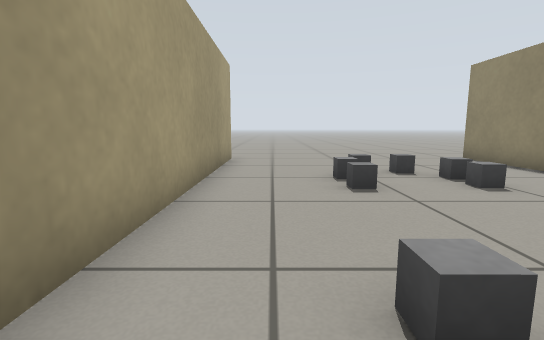
view 1 (above)

16 first-person views from a walk through a Gazebo world. The camera is 0.5 m above the floor, tilts 8° down and sees 85° across. The floor is counted in squares, 0.5 m on a side. Each view is taken from the middle of a square. On the plan, view 1 faces up. The plan holds only what a view shows up to about 12 squares ahead; the rest is blank. Gazebo's built-in surfaces are drawn with simple patterns. Simple shapes stand in for some stock models. Surface patterns are stand-ins for the level's own textures.

view 2
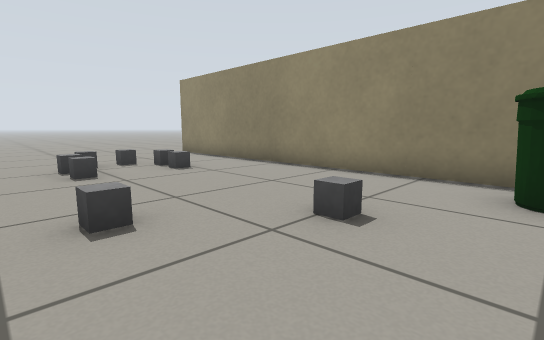

view 3
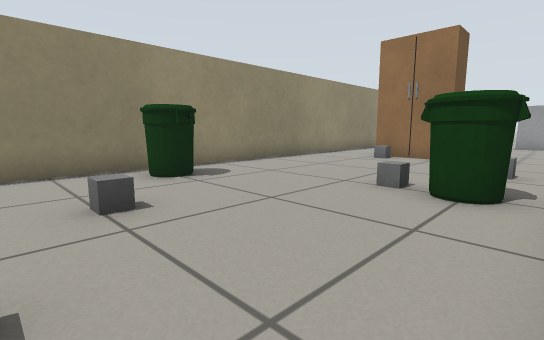

view 4
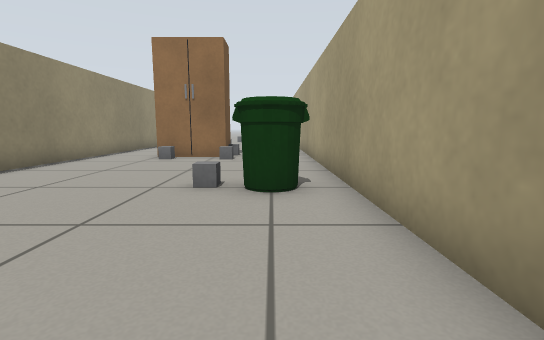

view 5
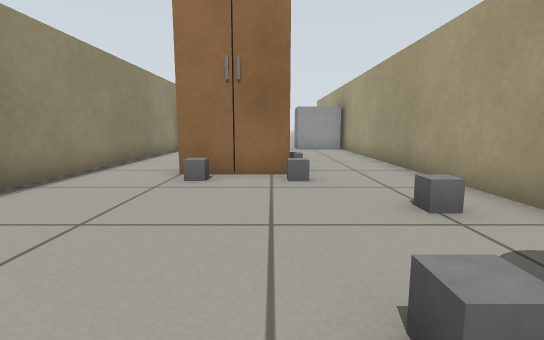

view 6
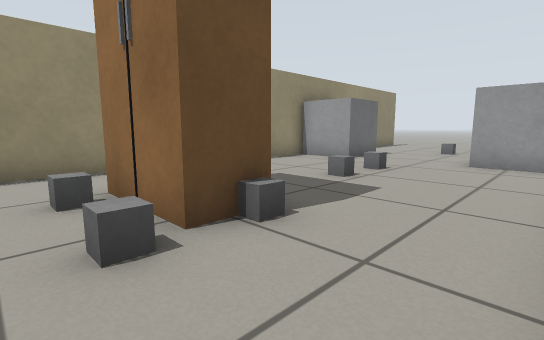

view 7
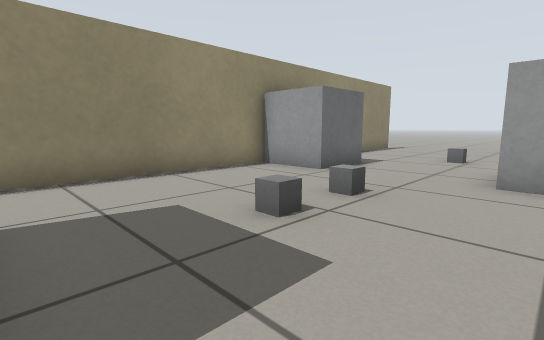

view 8
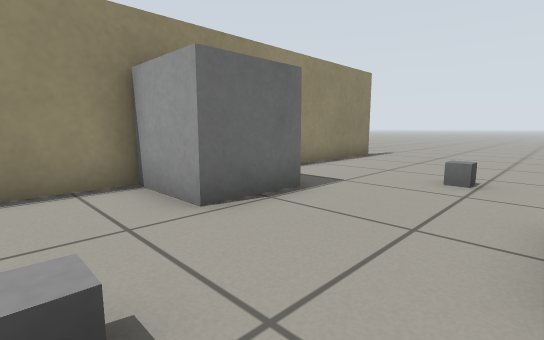

view 9
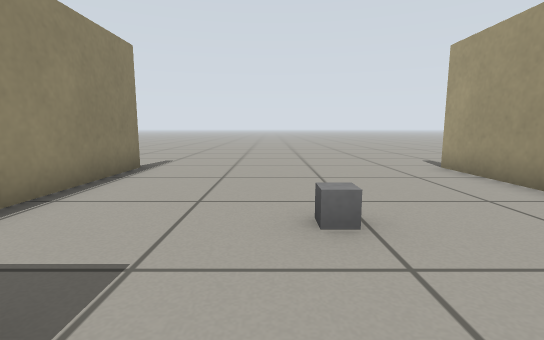

view 10
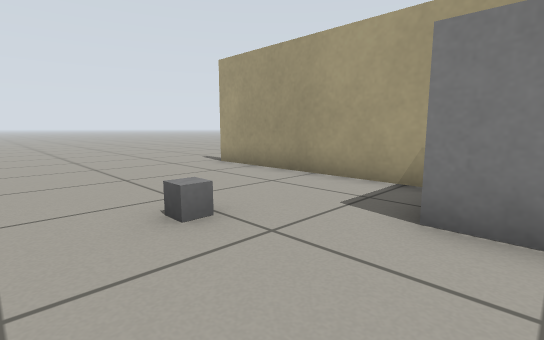

view 11
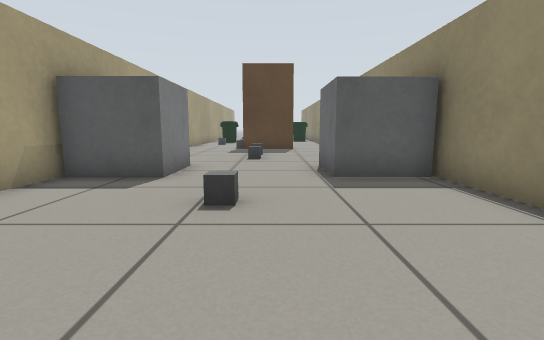

view 12
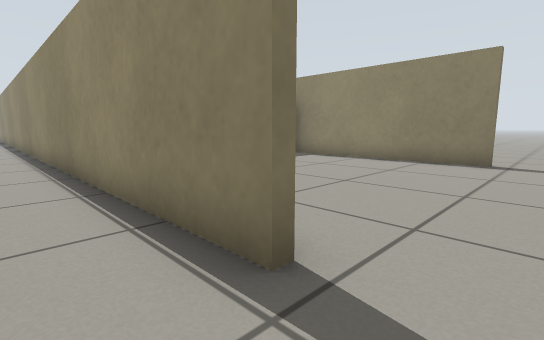

view 13
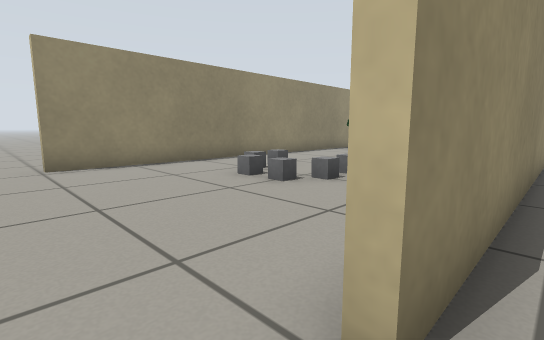

view 14
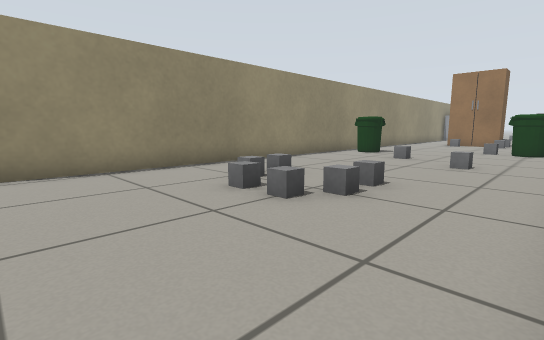

view 15
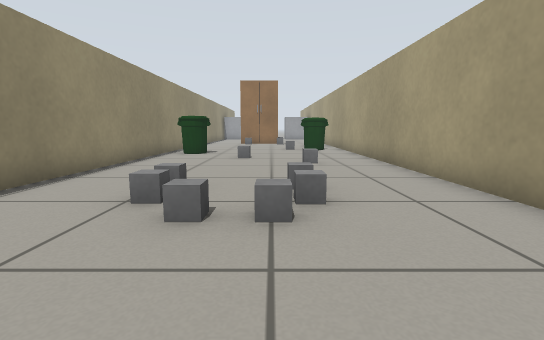

view 16
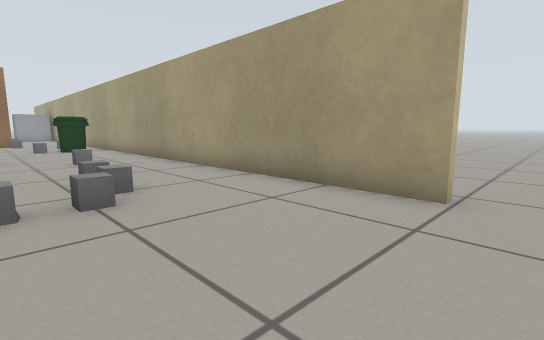

### Floor plan
Points are (right, up) in squares from view 1. A wall is a line through its corners. A room is listed if a view was taken in it or the views show most of it. See-through windows are left out.
Room 1 (views 1, 2, 3, 4, 5, 6, 7, 8, 9, 10, 11, 14, 15, 16)
walls: (6.4, -16.5) (6.4, 10); (-1.4, -19.6) (-1.4, -25.6); (6.4, -25.6) (6.4, -19.5); (-1.4, 10) (-1.4, -15.4)
ways out: opening at (-2, -26.5) to room 2; opening at (-2, -18) to room 2; opening at (-2, 10.5) to room 2; opening at (6, -26.5); opening at (6, 10.5)
objects: grey box (-1, -19) to (1, -17); grey box (0, -7); bin (0, -4); grey box (1, -9); grey box (1, -4); grey box (1, 1); grey box (1, 5); grey box (1, 6); grey box (2, -21); grey box (2, -15); grey box (2, -14); grey box (2, -10); grey box (2, 7); wardrobe (3, -10) to (4, -10); grey box (3, -9); grey box (3, 0); grey box (3, 7); grey box (4, 5); grey box (4, 6); grey box (5, -19) to (6, -17); bin (5, -2) to (6, -2)
Room 2 (views 12, 13)
walls: (-1.6, 1.4) (-1.6, 10); (-1.6, -25.6) (-1.6, -11)
ways out: opening at (-2, -26.5) to room 1; opening at (-2, -18) to room 1; opening at (-2, 10.5) to room 1

Positions as (right, up) in squares from view 1, and headings:
1: (0, 0), facing up
2: (0, -2), facing up-right
3: (-1, 1), facing down-right
4: (0, 1), facing down
5: (2, -3), facing down
6: (-1, -8), facing down-right
7: (0, -11), facing down-right
8: (1, -15), facing down-right
9: (3, -18), facing down
10: (4, -18), facing down-left
11: (3, -25), facing up
12: (-3, -27), facing up-right
13: (-2, 11), facing down-right
14: (-1, 10), facing down-right
15: (2, 10), facing down
16: (3, 11), facing down-left
